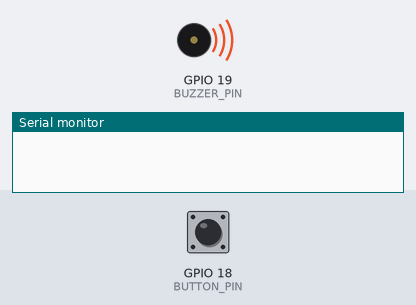
Recording of a sketch running on a simulated ESP32. On the bench: buzzer (waves = sounding), the last lines printed to the serial monitor. The inputs (shaded band) are chosen by the test bench; at power-on: GPIO 18 (BUTTON_PIN) HIGH.

Above: at 1.2 s.
1.3 s: GPIO 18 (BUTTON_PIN) pulled LOW for 0.15 s
At 1.46 s:
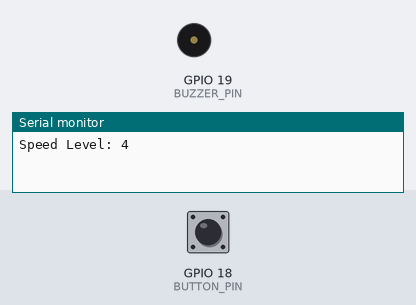
Timing chart, 0 to 10.4 s (numbered marks = the images above; inputs shaded):
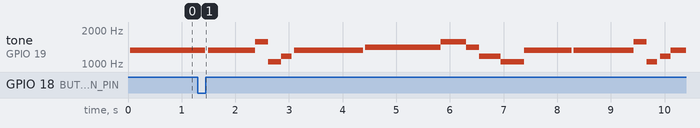

Measured:
- by itself, tone on GPIO 19 (BUZZER_PIN): plays 1319 Hz for 0.88 s, 1572 Hz for 0.24 s, 1048 Hz for 0.24 s, 1176 Hz for 0.20 s, 1319 Hz for 1.3 s, 1401 Hz for 1.4 s … (16 notes in this stretch)

The sketch:

Group2.32code.ino
```cpp
#include <Arduino.h>

#define BUZZER_PIN 19
#define BUTTON_PIN 18

const int melody[] = {
    1319, 1319, 1319, 1319, 1319, 1319, 1319, 1568, 1047, 1175, 1319,
    1397, 1397, 1397, 1397, 1397, 1319, 1319, 1319, 1319, 1568, 1568, 1397, 1175, 1047
};
const int noteDurations[] = {
    250, 250, 500, 250, 250, 500, 250, 250, 250, 250, 500,
    250, 250, 500, 250, 250, 250, 250, 250, 250, 250, 250, 250, 500, 500
};

volatile int speedLevel = 2;
const float speedMultiplier[] = {2.0, 1.5, 1.0, 0.75, 0.5};
volatile bool buttonPressed = false;

hw_timer_t *My_timer = NULL;
volatile int noteIndex = 0;
volatile bool isPlaying = false;

void IRAM_ATTR onTimer() {
    if (isPlaying) {
        digitalWrite(BUZZER_PIN, !digitalRead(BUZZER_PIN)); // Toggle Buzzer
    }
}

void IRAM_ATTR handleButton() {
    buttonPressed = true;
}

void playNote() {
    if (noteIndex >= sizeof(melody) / sizeof(melody[0])) {
        noteIndex = 0;
    }

    int frequency = melody[noteIndex];
    int duration = noteDurations[noteIndex] * speedMultiplier[speedLevel];
    int halfPeriod = (1000000 / frequency) / 2;

    timerAlarm(My_timer, halfPeriod, true, 0);
    isPlaying = true;

    delay(duration);
    isPlaying = false;
    timerAlarm(My_timer, 1000000, true, 0);
    digitalWrite(BUZZER_PIN, LOW);
    delay(50);

    noteIndex++;
}

void setup() {
    pinMode(BUZZER_PIN, OUTPUT);
    pinMode(BUTTON_PIN, INPUT_PULLUP);

    attachInterrupt(BUTTON_PIN, handleButton, FALLING);

    My_timer = timerBegin(1000000);
    timerAttachInterrupt(My_timer, &onTimer);
    timerAlarm(My_timer, 1000000, true, 0);

    Serial.begin(115200);
}

void loop() {
    if (buttonPressed) {
        speedLevel = (speedLevel + 1) % 5;
        Serial.print("Speed Level: ");
        Serial.println(speedLevel + 1);
        buttonPressed = false;
    }
    playNote();
}
```
